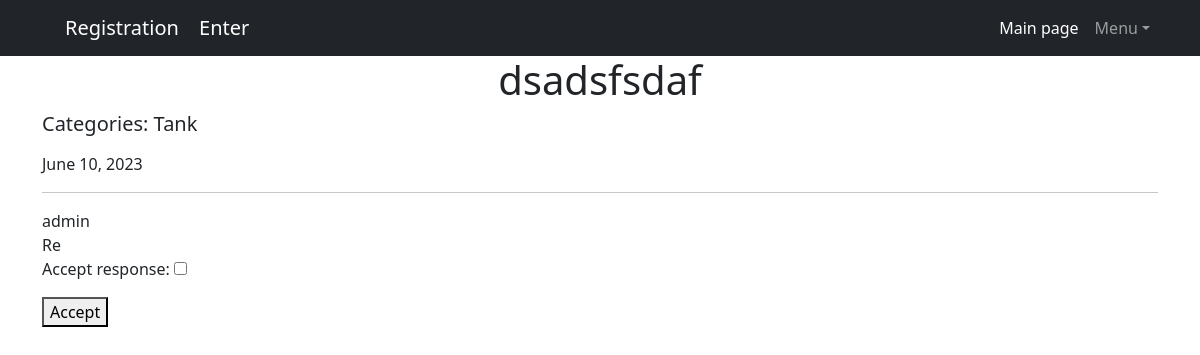
The app's page /post/1/response/1/ with its own data.
### mmo_board/models.py (models this page shows)
class Post(models.Model):
    author = models.ForeignKey(User, on_delete=models.CASCADE, db_index=True)
    category = models.ManyToManyField(to='Category')
    date_created = models.DateField(auto_now_add=True)
    title = models.CharField(max_length=255)
    content = fields.RichTextUploadingField()

class Category(models.Model):
    tank = 'TK'
    heal = 'HL'
    damage_dealer = 'DD'
    trader = 'TR'
    guild_master = 'GM'
    quest_giver = 'QG'
    blacksmith = 'BS'
    tanner = 'LS'
    potion_crafter = 'BC'
    spell_master = 'SM'
    CATEGORIES = [
        (tank, 'Tank'),
        (heal, 'Healer'),
        (damage_dealer, 'DD'),
        (trader, 'Trader'),
        (guild_master, 'Guildmaster'),
        (quest_giver, 'Questgiver'),
        (blacksmith, 'Blacksmith'),
        (tanner, 'Leathersmith'),
        (potion_crafter, 'Potioncrafter'),
        (spell_master, 'Spellmaster'),
    ]
    name = models.CharField(max_length=2, choices=CATEGORIES)
    def __str__(self):
        for value in self.CATEGORIES:
            if self.name == value[0]:
                return value[1]

class Response(models.Model):
    author = models.ForeignKey(to=User, on_delete=models.CASCADE, db_index=True)
    post = models.ForeignKey(to=Post, on_delete=models.CASCADE)
    text = models.TextField()
    approved = models.BooleanField(default=False)

### mmo_board/views.py (the view, shortened to what this page needs)
# urls.py: path('post/<int:pk>/response/<int:response_pk>/', ResponseAcceptView.as_view(), name='response'),
class ResponseAcceptView(UpdateView):
    form_class = ResponseAcceptForm
    template_name = 'forms/response.html'
    def get_object(self, **kwargs):
        my_object = Response.objects.filter(approved=False, id=self.kwargs['response_pk']).select_related('author').defer(
            'author__password',
            'author__last_login',
            'author__is_superuser',
            'author__email',
            'author__is_staff',
            'author__is_active',
            'author__date_joined',
            'post',
        )[0]
        return my_object
    def get_context_data(self, **kwargs):
        context = super().get_context_data(**kwargs)
        context['post'] = Post.objects.filter(pk=self.kwargs['pk']).prefetch_related('category').defer('author')[0]
        return context

### mmo_board/forms.py
class ResponseAcceptForm(forms.ModelForm):
    class Meta:
        model = Response
        fields = ['approved']
        labels = {
            'approved': 'Accept response'
        }

### templates/forms/response.html (shortened to what this page needs)
{% extends 'base.html' %}
{% block content %}
<div class="container">
    <h1 class="text-center">{{ post.title }}</h1>
    <h4 class="lead">Categories:
        {% for cat in post.category.all %}
        <li class="list-inline-item">{{ cat }}</li>
        {% endfor %}
    </h4>
    {{ post.date_created }}
    <hr>
    {{ response.author.username }}
    <br>
    {{ response.text }}
    <form method="post">
        {{ form.as_p }}
        <button type="submit">Accept</button>
    </form>
</div>
{% endblock content %}

### records on screen
Post: title "dsadsfsdaf", date_created "June 10, 2023"
Category: name "Tank"
Response: author.username "admin", text "Re"
